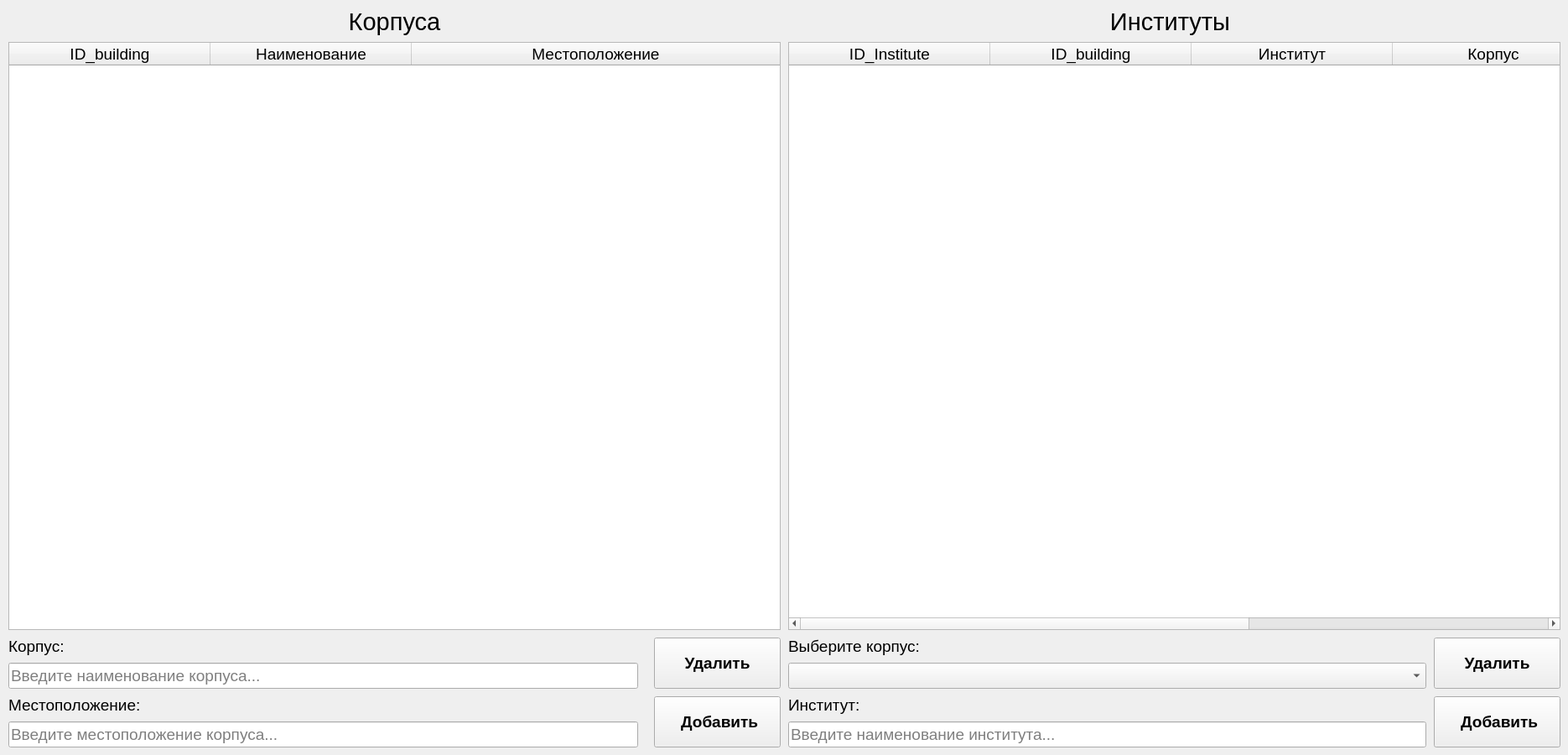
    <widget class="QWidget" name="page">
     <widget class="QLabel" name="label_7">
      <property name="geometry">
       <rect>
        <x>10</x>
        <y>0</y>
        <width>921</width>
        <height>51</height>
       </rect>
      </property>
      <property name="font">
       <font>
        <family>Arial</family>
        <pointsize>22</pointsize>
       </font>
      </property>
      <property name="frameShape">
       <enum>QFrame::NoFrame</enum>
      </property>
      <property name="text">
       <string>Корпуса</string>
      </property>
      <property name="alignment">
       <set>Qt::AlignCenter</set>
      </property>
     </widget>
     <widget class="QPushButton" name="Building_delete">
      <property name="geometry">
       <rect>
        <x>780</x>
        <y>760</y>
        <width>151</width>
        <height>61</height>
       </rect>
      </property>
      <property name="font">
       <font>
        <family>Arial</family>
        <pointsize>14</pointsize>
        <weight>75</weight>
        <bold>true</bold>
       </font>
      </property>
      <property name="text">
       <string>Удалить</string>
      </property>
      <property name="icon">
       <iconset resource="resours.qrc">
        <normaloff>:/New/icons/delete (1).png</normaloff>:/New/icons/delete (1).png</iconset>
      </property>
      <property name="iconSize">
       <size>
        <width>20</width>
        <height>20</height>
       </size>
      </property>
     </widget>
     <widget class="QPushButton" name="Building_add">
      <property name="geometry">
       <rect>
        <x>780</x>
        <y>830</y>
        <width>151</width>
        <height>61</height>
       </rect>
      </property>
      <property name="font">
       <font>
        <family>Arial</family>
        <pointsize>14</pointsize>
        <weight>75</weight>
        <bold>true</bold>
       </font>
      </property>
      <property name="text">
       <string> Добавить</string>
      </property>
      <property name="icon">
       <iconset resource="resours.qrc">
        <normaloff>:/New/icons/plus (2).png</normaloff>:/New/icons/plus (2).png</iconset>
      </property>
      <property name="iconSize">
       <size>
        <width>20</width>
        <height>20</height>
       </size>
      </property>
     </widget>
     <widget class="QLabel" name="label_19">
      <property name="geometry">
       <rect>
        <x>10</x>
        <y>760</y>
        <width>291</width>
        <height>21</height>
       </rect>
      </property>
      <property name="font">
       <font>
        <family>Arial</family>
        <pointsize>14</pointsize>
       </font>
      </property>
      <property name="text">
       <string>Корпус:</string>
      </property>
     </widget>
     <widget class="QLabel" name="label_23">
      <property name="geometry">
       <rect>
        <x>10</x>
        <y>830</y>
        <width>161</width>
        <height>21</height>
       </rect>
      </property>
      <property name="font">
       <font>
        <family>Arial</family>
        <pointsize>14</pointsize>
       </font>
      </property>
      <property name="text">
       <string>Местоположение:</string>
      </property>
     </widget>
     <widget class="QLineEdit" name="lineEdit_Building_Name">
      <property name="geometry">
       <rect>
        <x>10</x>
        <y>790</y>
        <width>751</width>
        <height>31</height>
       </rect>
      </property>
      <property name="font">
       <font>
        <family>Arial</family>
        <pointsize>14</pointsize>
       </font>
      </property>
      <property name="inputMask">
       <string/>
      </property>
      <property name="text">
       <string/>
      </property>
      <property name="frame">
       <bool>true</bool>
      </property>
      <property name="placeholderText">
       <string>Введите наименование корпуса...</string>
      </property>
      <property name="clearButtonEnabled">
       <bool>false</bool>
      </property>
     </widget>
     <widget class="QLineEdit" name="lineEdit_Building_Place">
      <property name="geometry">
       <rect>
        <x>10</x>
        <y>860</y>
        <width>751</width>
        <height>31</height>
       </rect>
      </property>
      <property name="font">
       <font>
        <family>Arial</family>
        <pointsize>14</pointsize>
       </font>
      </property>
      <property name="placeholderText">
       <string>Введите местоположение корпуса...</string>
      </property>
     </widget>
     <widget class="QPushButton" name="Institute_delete">
      <property name="geometry">
       <rect>
        <x>1710</x>
        <y>760</y>
        <width>151</width>
        <height>61</height>
       </rect>
      </property>
      <property name="font">
       <font>
        <family>Arial</family>
        <pointsize>14</pointsize>
        <weight>75</weight>
        <bold>true</bold>
       </font>
      </property>
      <property name="text">
       <string>Удалить</string>
      </property>
      <property name="icon">
       <iconset resource="resours.qrc">
        <normaloff>:/New/icons/delete (1).png</normaloff>:/New/icons/delete (1).png</iconset>
      </property>
      <property name="iconSize">
       <size>
        <width>20</width>
        <height>20</height>
       </size>
      </property>
     </widget>
     <widget class="QLabel" name="label_20">
      <property name="geometry">
       <rect>
        <x>940</x>
        <y>760</y>
        <width>391</width>
        <height>21</height>
       </rect>
      </property>
      <property name="font">
       <font>
        <family>Arial</family>
        <pointsize>14</pointsize>
       </font>
      </property>
      <property name="text">
       <string>Выберите корпус:</string>
      </property>
     </widget>
     <widget class="QPushButton" name="Institute_add">
      <property name="geometry">
       <rect>
        <x>1710</x>
        <y>830</y>
        <width>151</width>
        <height>61</height>
       </rect>
      </property>
      <property name="font">
       <font>
        <family>Arial</family>
        <pointsize>14</pointsize>
        <weight>75</weight>
        <bold>true</bold>
       </font>
      </property>
      <property name="text">
       <string> Добавить</string>
      </property>
      <property name="icon">
       <iconset resource="resours.qrc">
        <normaloff>:/New/icons/plus (2).png</normaloff>:/New/icons/plus (2).png</iconset>
      </property>
      <property name="iconSize">
       <size>
        <width>20</width>
        <height>20</height>
       </size>
      </property>
     </widget>
     <widget class="QLabel" name="label_49">
      <property name="geometry">
       <rect>
        <x>960</x>
        <y>0</y>
        <width>871</width>
        <height>51</height>
       </rect>
      </property>
      <property name="font">
       <font>
        <family>Arial</family>
        <pointsize>22</pointsize>
       </font>
      </property>
      <property name="frameShape">
       <enum>QFrame::NoFrame</enum>
      </property>
      <property name="text">
       <string>Институты</string>
      </property>
      <property name="alignment">
       <set>Qt::AlignCenter</set>
      </property>
     </widget>
     <widget class="QLineEdit" name="lineEdit_Institute_Name">
      <property name="geometry">
       <rect>
        <x>940</x>
        <y>860</y>
        <width>761</width>
        <height>31</height>
       </rect>
      </property>
      <property name="font">
       <font>
        <family>Arial</family>
        <pointsize>14</pointsize>
       </font>
      </property>
      <property name="placeholderText">
       <string>Введите наименование института...</string>
      </property>
     </widget>
     <widget class="QTableWidget" name="Institute_Table">
      <property name="geometry">
       <rect>
        <x>940</x>
        <y>50</y>
        <width>921</width>
        <height>701</height>
       </rect>
      </property>
      <property name="font">
       <font>
        <family>Arial</family>
        <pointsize>14</pointsize>
       </font>
      </property>
      <property name="editTriggers">
       <set>QAbstractItemView::NoEditTriggers</set>
      </property>
      <property name="selectionMode">
       <enum>QAbstractItemView::SingleSelection</enum>
      </property>
      <property name="selectionBehavior">
       <enum>QAbstractItemView::SelectRows</enum>
      </property>
      <property name="sortingEnabled">
       <bool>false</bool>
      </property>
      <attribute name="horizontalHeaderCascadingSectionResizes">
       <bool>true</bool>
      </attribute>
      <attribute name="horizontalHeaderDefaultSectionSize">
       <number>240</number>
      </attribute>
      <attribute name="horizontalHeaderShowSortIndicator" stdset="0">
       <bool>false</bool>
      </attribute>
      <attribute name="horizontalHeaderStretchLastSection">
       <bool>true</bool>
      </attribute>
      <column>
       <property name="text">
        <string>ID_Institute</string>
       </property>
      </column>
      <column>
       <property name="text">
        <string>ID_building</string>
       </property>
      </column>
      <column>
       <property name="text">
        <string>Институт</string>
       </property>
      </column>
      <column>
       <property name="text">
        <string>Корпус</string>
       </property>
      </column>
      <column>
       <property name="text">
        <string>Местоположение</string>
       </property>
      </column>
     </widget>
     <widget class="QLabel" name="label_35">
      <property name="geometry">
       <rect>
        <x>940</x>
        <y>830</y>
        <width>131</width>
        <height>21</height>
       </rect>
      </property>
      <property name="font">
       <font>
        <family>Arial</family>
        <pointsize>14</pointsize>
       </font>
      </property>
      <property name="text">
       <string>Институт:</string>
      </property>
     </widget>
     <widget class="QComboBox" name="comboBox_Buildings_In_institute">
      <property name="geometry">
       <rect>
        <x>940</x>
        <y>790</y>
        <width>761</width>
        <height>31</height>
       </rect>
      </property>
      <property name="font">
       <font>
        <family>Arial</family>
        <pointsize>14</pointsize>
       </font>
      </property>
     </widget>
     <widget class="QTableWidget" name="Building_Table">
      <property name="geometry">
       <rect>
        <x>10</x>
        <y>50</y>
        <width>921</width>
        <height>701</height>
       </rect>
      </property>
      <property name="font">
       <font>
        <family>Arial</family>
        <pointsize>14</pointsize>
       </font>
      </property>
      <property name="editTriggers">
       <set>QAbstractItemView::NoEditTriggers</set>
      </property>
      <property name="selectionMode">
       <enum>QAbstractItemView::SingleSelection</enum>
      </property>
      <property name="selectionBehavior">
       <enum>QAbstractItemView::SelectRows</enum>
      </property>
      <property name="sortingEnabled">
       <bool>false</bool>
      </property>
      <attribute name="horizontalHeaderCascadingSectionResizes">
       <bool>true</bool>
      </attribute>
      <attribute name="horizontalHeaderDefaultSectionSize">
       <number>240</number>
      </attribute>
      <attribute name="horizontalHeaderShowSortIndicator" stdset="0">
       <bool>false</bool>
      </attribute>
      <attribute name="horizontalHeaderStretchLastSection">
       <bool>true</bool>
      </attribute>
      <column>
       <property name="text">
        <string>ID_building</string>
       </property>
      </column>
      <column>
       <property name="text">
        <string>Наименование</string>
       </property>
      </column>
      <column>
       <property name="text">
        <string>Местоположение</string>
       </property>
      </column>
     </widget>
     <zorder>Building_delete</zorder>
     <zorder>Building_add</zorder>
     <zorder>label_7</zorder>
     <zorder>label_19</zorder>
     <zorder>label_23</zorder>
     <zorder>lineEdit_Building_Name</zorder>
     <zorder>lineEdit_Building_Place</zorder>
     <zorder>Institute_delete</zorder>
     <zorder>label_20</zorder>
     <zorder>Institute_add</zorder>
     <zorder>label_49</zorder>
     <zorder>lineEdit_Institute_Name</zorder>
     <zorder>Institute_Table</zorder>
     <zorder>label_35</zorder>
     <zorder>comboBox_Buildings_In_institute</zorder>
     <zorder>Building_Table</zorder>
    </widget>
